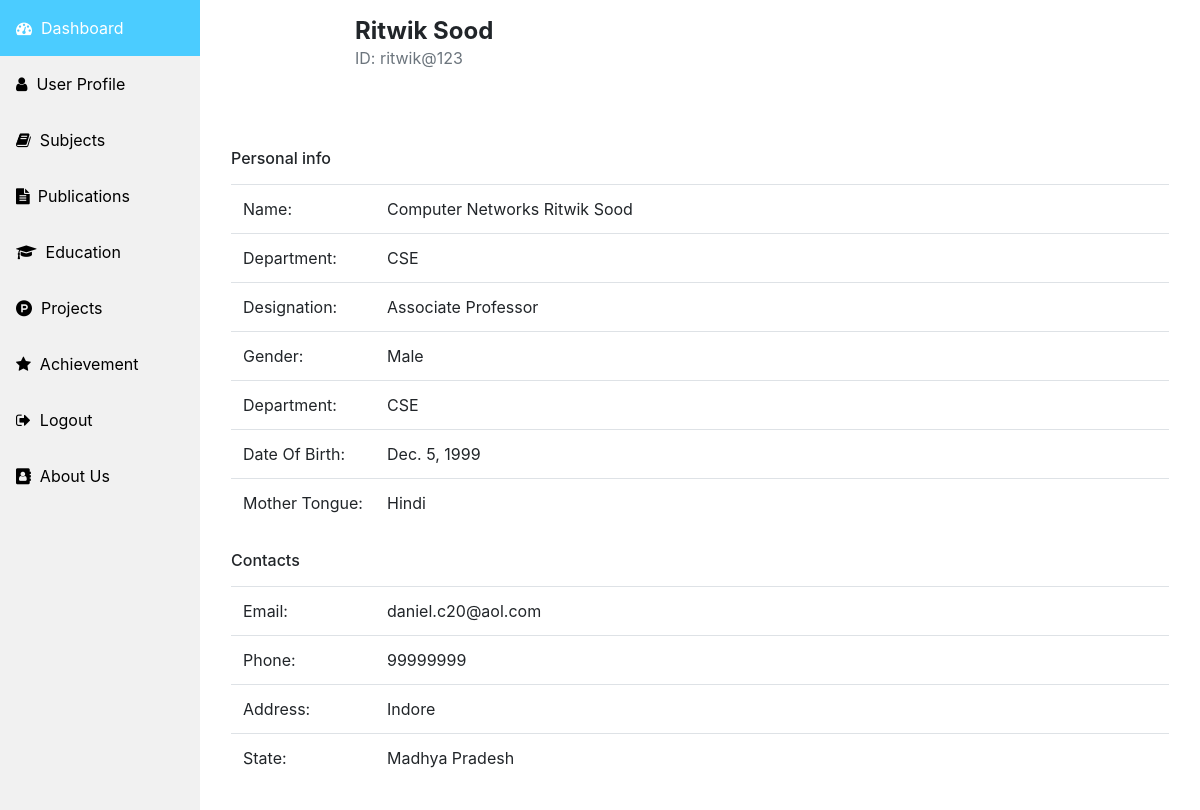
Screenshot of /profile/ (signed in) with the database file from the repository.
### fam/models.py (models this page shows, shortened)
class faculty(models.Model):
    user = models.OneToOneField(User, on_delete=models.CASCADE, related_name='faculty')
    first_name = models.CharField(max_length=30, null=True)
    last_name = models.CharField(max_length=30, null=True)
    department = models.CharField(max_length=100)
    mobileNo = models.CharField(max_length=100,default=' ')
    designation = models.CharField(max_length=100, default=' ')
    gender = models.CharField(max_length=100, default=' ')
    email = models.CharField(max_length=60, null=True)
    title = models.CharField(max_length=30, null=True)
    date_of_birth = models.DateField()
    address = models.CharField(max_length=150, null=True)
    mother_tongue = models.CharField(max_length=30, null=True)
    state = models.CharField(max_length=30, null=True)
    avatar = models.ImageField(upload_to = 'pic_folder/', default = 'pic_folder/None/no-img.jpg')
    class Meta:
        verbose_name_plural = "User Profiles"

### fam/views.py (the view)
# urls.py: path('profile/', views.profile, name='profile'),
def profile(request):
    context ={}
    if request.user.is_authenticated:
        context['user'] = request.user
        context['faculty'] = faculty.objects.all()
        return render(request, 'fam/profile.html',context)
    else:
        return render(request, 'fam/index.html')

### fam/templates/fam/profile.html (shortened to what this page needs)
{% extends 'fam/base.html' %}
{% block content %}
<link href="https://maxcdn.bootstrapcdn.com/font-awesome/4.7.0/css/font-awesome.min.css" rel="stylesheet" />
<div class="container bootdey flex-grow-1 container-p-y">
  {% for data in faculty %}
  {% if user.username == data.user.username %}
            <div class="media align-items-center py-3 mb-3">
              <div class="media-body ml-4">
                <h4 class="font-weight-bold mb-0">{{ data.first_name }} {{ data.last_name }} </h4>
                <div class="text-muted mb-2">ID: {{user.username}}</div>
                <a href="javascript:void(0)" class="btn btn-default btn-sm icon-btn"></a>
              </div>
            </div>
                <h6 class="mt-4 mb-3">Personal info</h6>
                <table class="table user-view-table m-0">
                  <tbody>
                    <tr>
                      <td>Name:</td>
                      <td>{{ data.title }} {{ data.first_name }} {{ data.last_name }}</td>
                    </tr>
                    <tr>
                      <td>Department:</td>
                      <td>{{ data.department }}</td>
                    </tr>
                    <tr>
                      <td>Designation:</td>
                      <td>{{ data.designation }}</td>
                    </tr>
                    <tr>
                      <td>Gender:</td>
                      <td>{{ data.gender }}</td>
                    </tr>
                    <tr>
                      <td>Department:</td>
                      <td>{{ data.department }}</td>
                    </tr>
                    <tr>
                      <td>Date Of Birth:</td>
                      <td>{{ data.date_of_birth }}</td>
                    </tr>
                    <tr>
                      <td>Mother Tongue:</td>
                      <td>{{ data.mother_tongue }}</td>
                    </tr>
                  </tbody>
                </table>
                <h6 class="mt-4 mb-3">Contacts</h6>
                <table class="table user-view-table m-0">
                  <tbody>
                    <tr>
                      <td>Email:</td>
                      <td>{{ data.email }}</td>
                    </tr>
                      <tr>
                        <td>Phone:</td>
                        <td> {{ data.mobileNo }}</td>
                      </tr>
                      <tr>
                      <td>Address:</td>
                      <td>{{ data.address }}</td>
                    </tr>
                    <tr>
                      <td>State:</td>
                      <td>{{ data.state }}</td>
                    </tr>
                  </tbody>
                </table>
              </div>
            </div>
          {% endif %}
          {% endfor %}
{% endblock %}

### fam/templates/fam/base.html (shortened to what this page needs)
<!doctype html>
<html lang="en">
  <head>
    <link rel="stylesheet" href="https://maxcdn.bootstrapcdn.com/bootstrap/4.0.0/css/bootstrap.min.css">
    <link rel="stylesheet" href="https://cdnjs.cloudflare.com/ajax/libs/font-awesome/4.7.0/css/font-awesome.min.css">
  </head>
  <body>
    <div class="sidebar">
        <a class="active" href="/home/"><i class="fa fa-dashboard"></i>&nbsp;&nbsp;Dashboard</a>
        <a href="/profile/"><i class="fa fa-user" aria-hidden="true"></i>&nbsp;&nbsp;User Profile</a>
        <a href="/subject/"><i class="fa fa-book" aria-hidden="true"></i>&nbsp;&nbsp;Subjects</a>
        <a href="/publication/"><i class="fa fa-file-text" aria-hidden="true">&nbsp;&nbsp;</i>Publications</a>
        <a href="/education/"><i class="fa fa-graduation-cap" aria-hidden="true"></i>&nbsp;&nbsp;Education</a>
        <a href="/projects/"><i class="fa fa-product-hunt" aria-hidden="true"></i>&nbsp;&nbsp;Projects</a>
        <a href="/achievement/"><i class="fa fa-star" aria-hidden="true"></i>&nbsp;&nbsp;Achievement</a>
        <a href="/logout/"><i class="fa fa-sign-out" aria-hidden="true"></i>&nbsp;&nbsp;Logout</a>
        <a href="/about/"><i class="fa fa-address-book" aria-hidden="true"></i>&nbsp;&nbsp;About Us</a>
    </div>
    <div class="content">
        {% block content %}
        {% endblock %}
  </body>
</html>

### fam/templates/fam/profile.html (style rules this page uses)
body { margin-top:20px; background: #f5f5f5; }
.user-view-table td:first-child { width: 9rem; }
.user-view-table td { padding-right: 0; padding-left: 0; border: 0; }

### fam/templates/fam/base.html (style rules this page uses)
.sidebar { margin: 0; padding: 0; width: 200px; background-color: #f1f1f1; position: fixed; height: 100%; overflow: auto; }
.sidebar a { display: block; color: black; padding: 16px; text-decoration: none; }
.sidebar a.active { background-color: #4bccff; color: white; }
div.content { margin-left: 200px; padding: 1px 16px; height: 1000px; }

### rows the page displays
faculty: first_name "Ritwik", last_name "Sood", title "Computer Networks", department "CSE", designation "Associate Professor", gender "Male", date_of_birth "Dec. 5, 1999", mother_tongue "Hindi", email "daniel.c20@aol.com", mobileNo "99999999", address "Indore", state "Madhya Pradesh"

### other values shown
{{ user.username }} "ritwik@123"
